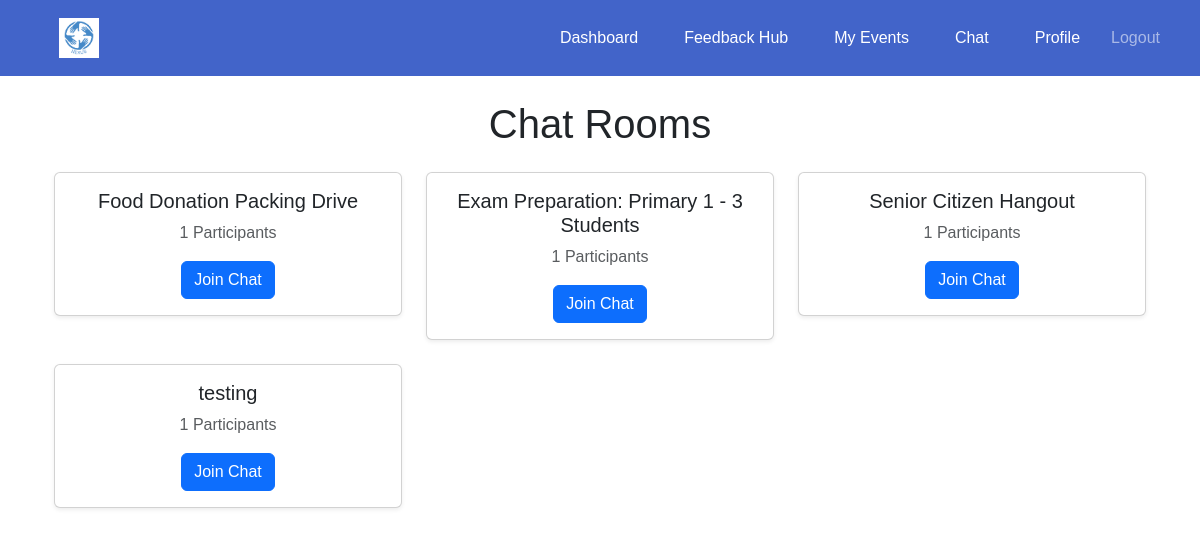
Before: /chat/ (signed in) with the older database file.
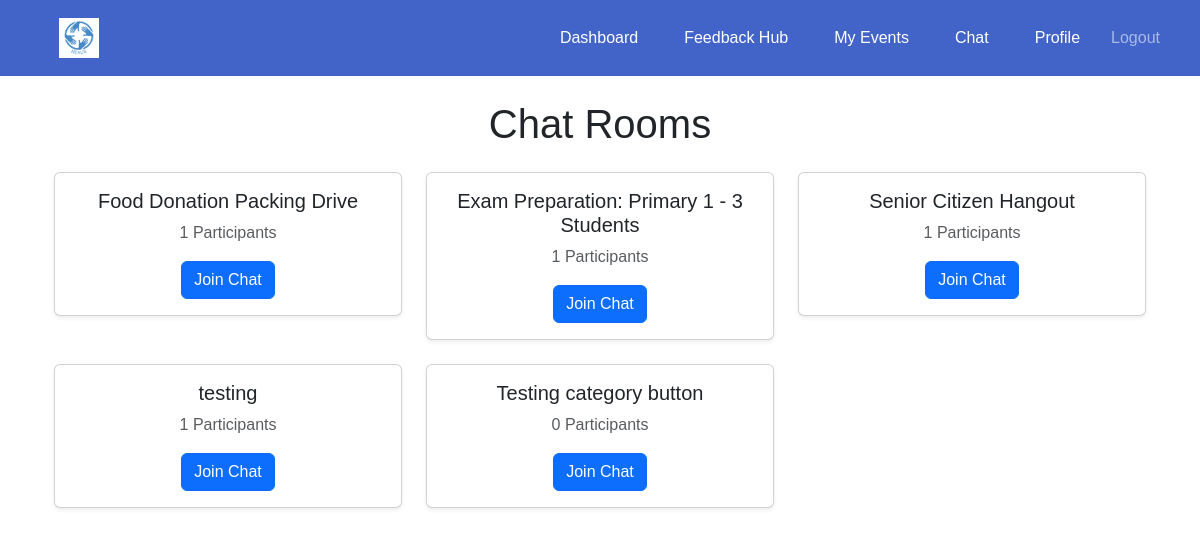
After: the same page with the newer database file.
### chat/models.py (models this page shows, shortened)
class ChatRoom(models.Model):
    event = models.OneToOneField(Event, on_delete=models.CASCADE, related_name="chatroom")
    created_at = models.DateTimeField(auto_now_add=True)

### events/models.py (models this page shows, shortened)
class Event(models.Model):
    CATEGORY_CHOICES = [
        ('education', 'Education'),
        ('social development', 'Social Development'),
        ('senior citizen', 'Senior Citizen'),
    ]
    organisation = models.ForeignKey(settings.AUTH_USER_MODEL, on_delete=models.CASCADE)
    name = models.CharField(max_length=255)
    description = models.TextField()
    date = models.DateTimeField()
    start_time = models.TimeField(default=time(9, 0))  # Default: 09:00 AM
    end_time = models.TimeField(default=time(17, 0))  # Default: 05:00 PM
    location = models.CharField(max_length=255)
    volunteers_needed = models.PositiveIntegerField()
    roles_responsibilities = models.TextField()
    category = models.CharField(max_length=50, choices=CATEGORY_CHOICES, blank=False, default='Education')

### chat/views.py (the view)
# urls.py: path('', chat_home, name='chat_home'),
@login_required
def chat_home(request):
    if request.user.user_type == 'volunteer':
        registered_events = VolunteerEvent.objects.filter(volunteer=request.user).values_list('event_id', flat=True)
        chat_rooms = ChatRoom.objects.filter(event__id__in=registered_events)
    elif request.user.user_type == 'organisation':
        chat_rooms = ChatRoom.objects.filter(event__organisation=request.user)
    else:
        chat_rooms = ChatRoom.objects.none()  # Empty queryset for unknown user types
    for room in chat_rooms:
        room.participant_count = VolunteerEvent.objects.filter(event=room.event).count()
    return render(request, "chat/chat_home.html", {"chat_rooms": chat_rooms})

### chat/templates/chat/chat_home.html (shortened to what this page needs)
{% extends "base.html" %}
{% block content %}
    <div class="container mt-4">
        <h1 class="text-center mb-4">Chat Rooms</h1>
        <div class="row">
            {% if chat_rooms %}
                {% for room in chat_rooms %}
                    <div class="col-md-6 col-lg-4 mb-4">
                        <div class="card shadow-sm">
                            <div class="card-body text-center">
                                <h5 class="card-title">{{ room.event.name }}</h5>
                                <p class="card-text text-muted">{{ room.participant_count }} Participants</p>
                                <a href="{% url 'chat:chat_room' room.event.id %}" class="btn btn-primary">Join Chat</a>
                            </div>
                        </div>
                    </div>
                {% endfor %}
            {% else %}
                <div class="col-12 text-center">
                    <p class="text-muted">No chat rooms available.</p>
                </div>
            {% endif %}
        </div>
    </div>
{% endblock %}

Changed rows visible on the page:
added ChatRoom: event.name "Testing category button", participant_count "0"
